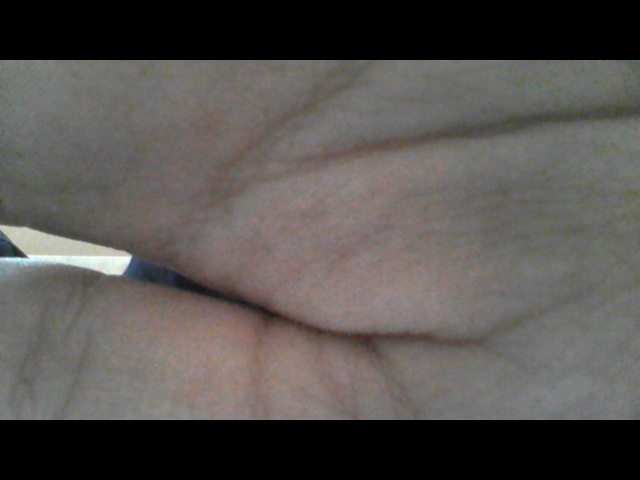
#> input picture hand.jpeg, 640 x 480 px, given in place of the camera
$ python cv12.py   (older library calls are emulated)
#> lines starting #> are read from the running program, lines starting #| are printed output that depends on the picture; after the words box and inside, x2 and y2 are one past the last pixel; in counts of white or black regions, pixels touching at a corner belong together
# -*- coding: utf-8 -*-
"""
Created on Mon Oct 14 21:48:34 2019

@author: Harshit
"""

import cv2
import numpy as np

cap = cv2.VideoCapture(0)

while True:
    _,frame = cap.read()
#> frame is the input picture: shape (480, 640, 3); mean B, G, R 80.3, 83.1, 86.7

    laplacian = cv2.Laplacian(frame, cv2.CV_64F)
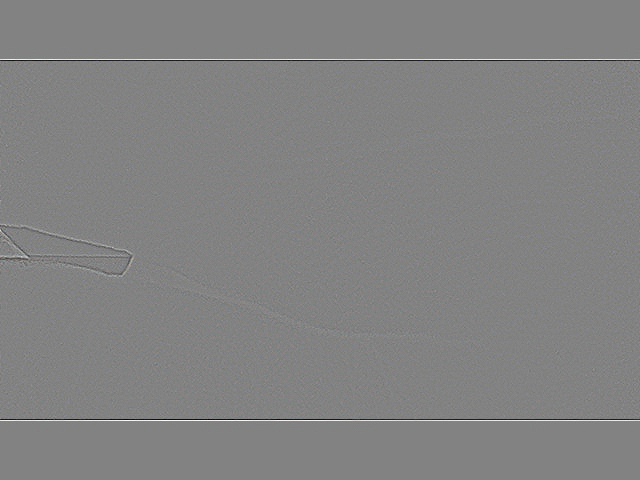
#> laplacian: shape (480, 640, 3) float64; mean B, G, R 0, 0, 0; drawn with min black and max white
    soblex = cv2.Sobel(frame, cv2.CV_64F, 1, 0, ksize = 5)
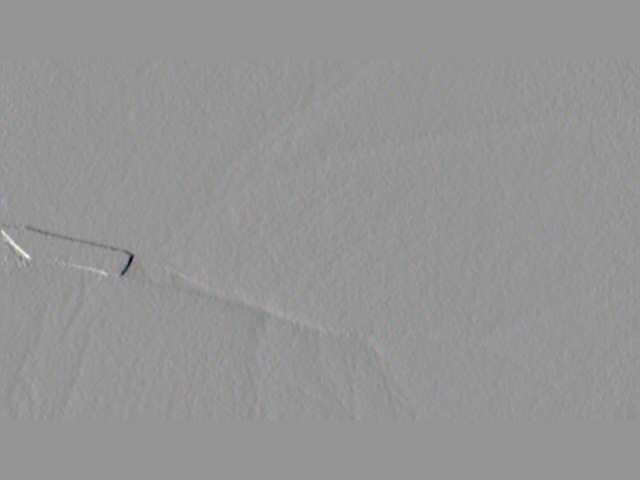
#> soblex: shape (480, 640, 3) float64; mean B, G, R -0.8, -0.2, 0.3; drawn with min black and max white
    sobley = cv2.Sobel(frame, cv2.CV_64F, 0, 1, ksize = 5)
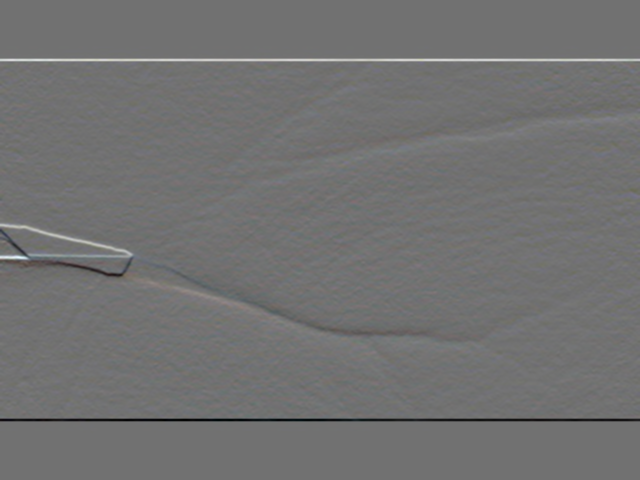
#> sobley: shape (480, 640, 3) float64; mean B, G, R 0, 0, 0; drawn with min black and max white

    edges = cv2.Canny(frame, 200, 200)
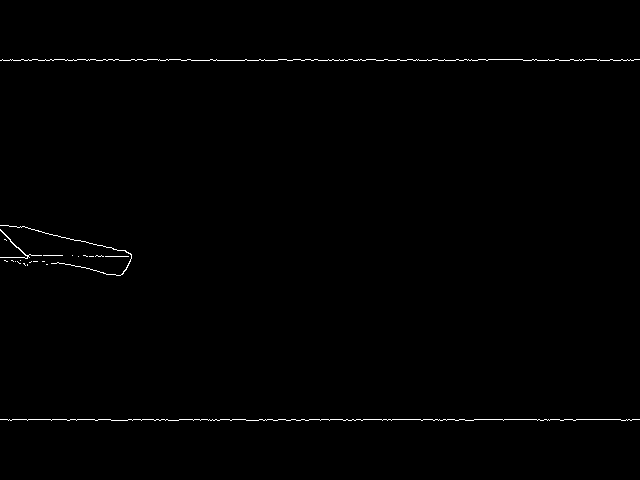
#> edges: shape (480, 640); 0.56% white in thin lines or dots, all inside (x1, y1, x2, y2) = (0, 59, 640, 421)


    cv2.imshow('original', frame)
    cv2.imshow('laplacian', laplacian)
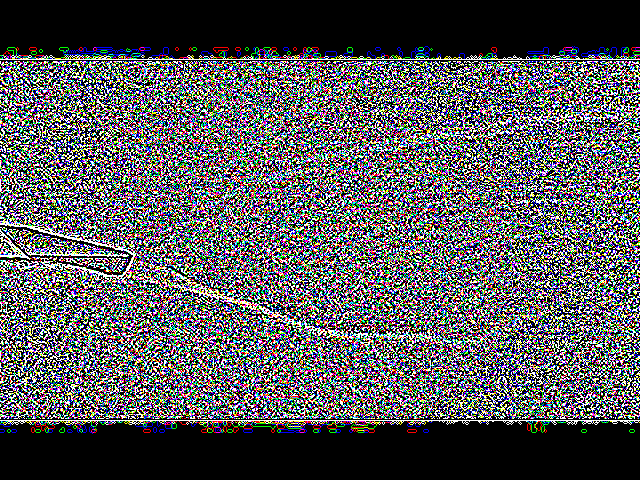
#> window 'laplacian': shape (480, 640, 3); mean B, G, R 89.2, 86.6, 87.3
    cv2.imshow('soblex', soblex)
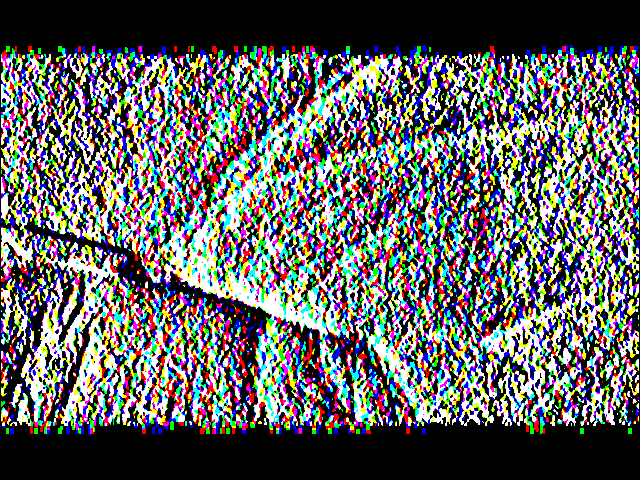
#> window 'soblex': shape (480, 640, 3); mean B, G, R 98.5, 98.3, 98.2
    cv2.imshow('sobley', sobley)
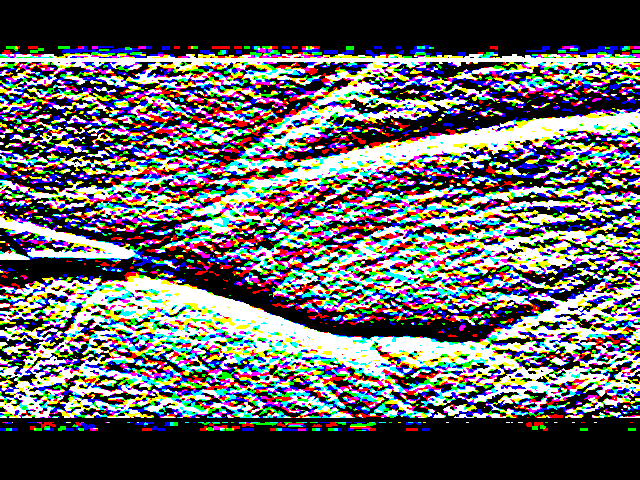
#> window 'sobley': shape (480, 640, 3); mean B, G, R 98.9, 97.7, 98
    cv2.imshow('edges', edges)


    k=cv2.waitKey(5) & 0xFF
#> (key Esc is pressed here)
    if k == 27:
        break
cv2.destroyAllWindows()
cap.release()

$ run again, on ironman.jpg
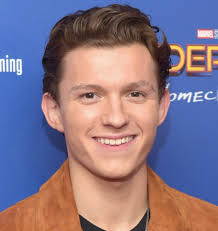
#> input picture ironman.jpg, 218 x 231 px, given in place of the camera
#> frame is the input picture: shape (231, 218, 3); mean B, G, R 135.5, 117.3, 134.6
#> `edges = cv2.Canny(frame, 200, 200)`:
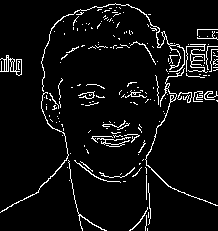
#> edges: shape (231, 218); 5.9% white in thin lines or dots
#> `cv2.imshow('sobley', sobley)`:
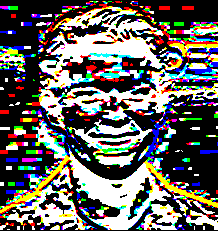
#> window 'sobley': shape (231, 218, 3); mean B, G, R 96.7, 100.7, 103.4
